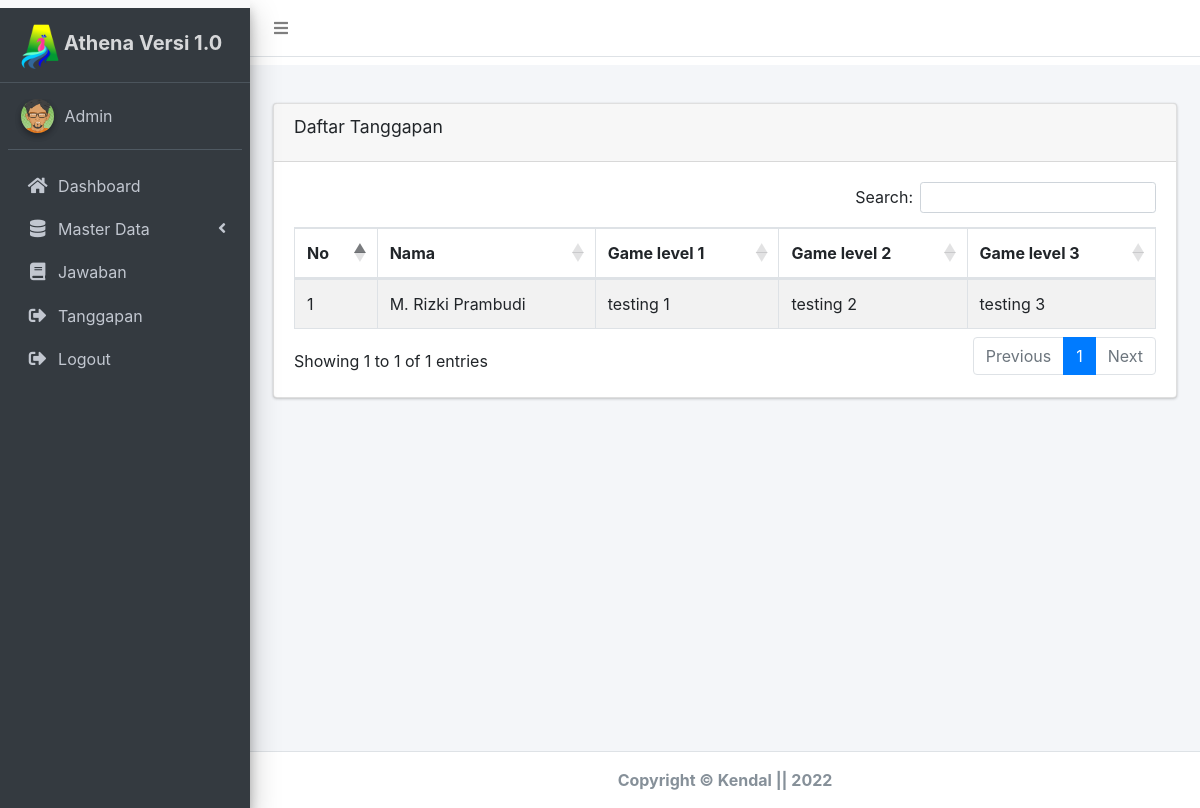
Screenshot of /admin/index.php?hal=tanggapan (signed in) with the database file from the repository.
### tables this page shows
CREATE TABLE `tbl_tanggapan` (
  `id_tanggapan` int(11) NOT NULL,
  `id_user` int(11) NOT NULL,
  `tanggapan_easy` varchar(255) NOT NULL,
  `tanggapan_normal` varchar(100) NOT NULL,
  `tanggapan_hard` varchar(100) NOT NULL
);

CREATE TABLE `tbl_user` (
  `id_user` int(11) NOT NULL,
  `nama` varchar(100) NOT NULL,
  `username` varchar(50) NOT NULL,
  `umur` int(10) NOT NULL,
  `password` varchar(20) DEFAULT NULL
);

### admin/tanggapan.php (the view, shortened to what this page needs)
<?php
include '../koneksi.php';
$data = mysqli_query($koneksi, "SELECT * FROM tbl_user, tbl_tanggapan WHERE tbl_user.id_user=tbl_tanggapan.id_user");
?>
<div class="card">
  <div class="card-header">
    <h2 class="card-title">Daftar Tanggapan</h2>
  </div>
  <div class="card-body">
    <div class="table-responsive">
      <table id="example1" class="table table-bordered table-striped" style="white-space: nowrap;">
        <thead>
          <tr>
            <th>No</th>
            <th>Nama</th>
            <th>Game level 1</th>
            <th>Game level 2</th>
            <th>Game level 3</th>
          </tr>
        </thead>
        <tbody>
          <?php $no =1; ?>
          <?php foreach ($data as $result ): ?>
            <tr>
              <td><?= $no; ?></td>
              <td><?= $result["nama"]; ?></td>
              <td><?= $result['tanggapan_easy']; ?></td>
              <td><?= $result["tanggapan_normal"]; ?></td>
              <td><?= $result["tanggapan_hard"]; ?></td>
            </tr>
            <?php $no++; ?>
          <?php endforeach; ?>
        </tbody>
      </table>
    </div>
  </div>
</div>

### rows the page displays
tbl_tanggapan: id_user.nama "M. Rizki Prambudi", tanggapan_easy "testing 1", tanggapan_normal "testing 2", tanggapan_hard "testing 3"

### other values shown
$_SESSION['username_login'] "Admin"
date ('Y') "2022"
